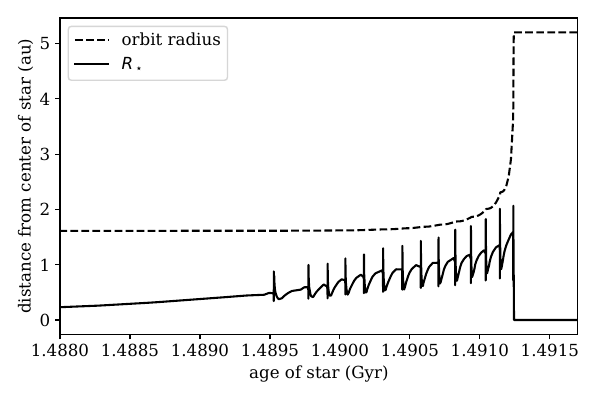

This figure's Python source:
import matplotlib.pyplot as plt
import numpy as np
from astropy.io import ascii

import plotsetup
plt.clf()
d=ascii.read("0019000M.track.eep")
plt.plot(d['star_age']/1e9,1.6*1.9/d['star_mass'],label='orbit radius',linestyle="dashed",color="black")
plt.plot(d['star_age']/1e9,10**d['log_R']*6.96e10/1.496e13,label=r"$R_\star$",color="black")
plt.xlim(1.488,1.4917)
plt.ylabel("distance from center of star (au)")
plt.xlabel("age of star (Gyr)")
plt.legend()
plt.tight_layout()
plt.savefig("pollux_rmax.pdf")

